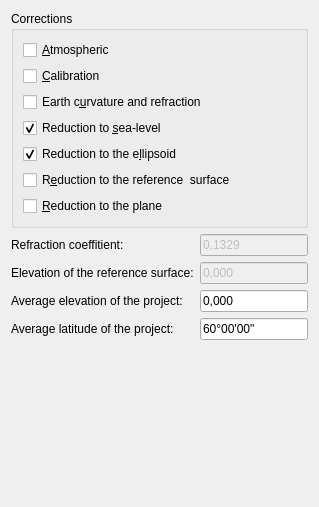
       <widget class="QWidget" name="correctionsTab">
        <attribute name="title">
         <string>Corrections</string>
        </attribute>
        <layout class="QVBoxLayout" name="verticalLayout_8">
         <item>
          <widget class="QGroupBox" name="correctionsGroupBox">
           <property name="title">
            <string>Corrections</string>
           </property>
           <property name="checkable">
            <bool>false</bool>
           </property>
           <layout class="QVBoxLayout" name="verticalLayout_7">
            <item>
             <widget class="QCheckBox" name="atmosphericCheckBox">
              <property name="text">
               <string>&amp;Atmospheric</string>
              </property>
             </widget>
            </item>
            <item>
             <widget class="QCheckBox" name="calibrationCheckBox">
              <property name="text">
               <string>&amp;Calibration</string>
              </property>
             </widget>
            </item>
            <item>
             <widget class="QCheckBox" name="refractionCheckBox">
              <property name="text">
               <string>Earth c&amp;urvature and refraction</string>
              </property>
             </widget>
            </item>
            <item>
             <widget class="QCheckBox" name="seaLevelReductionCheckBox">
              <property name="text">
               <string>Reduction to &amp;sea-level</string>
              </property>
              <property name="checked">
               <bool>true</bool>
              </property>
             </widget>
            </item>
            <item>
             <widget class="QCheckBox" name="ellipsoidReductionCheckBox">
              <property name="text">
               <string>Reduction to the e&amp;llipsoid</string>
              </property>
              <property name="checked">
               <bool>true</bool>
              </property>
             </widget>
            </item>
            <item>
             <widget class="QCheckBox" name="referenceSurfaceReductionCheckBox">
              <property name="text">
               <string>R&amp;eduction to the reference  surface</string>
              </property>
             </widget>
            </item>
            <item>
             <widget class="QCheckBox" name="planeReductionCheckBox">
              <property name="text">
               <string>&amp;Reduction to the plane</string>
              </property>
              <property name="checked">
               <bool>false</bool>
              </property>
             </widget>
            </item>
           </layout>
          </widget>
         </item>
         <item>
          <layout class="QGridLayout" name="gridLayout">
           <item row="0" column="0">
            <widget class="QLabel" name="refractionCoeffitientLabel">
             <property name="text">
              <string>Refraction coeffitient:</string>
             </property>
            </widget>
           </item>
           <item row="0" column="1">
            <widget class="QLineEdit" name="refractionCoeffitientLineEdit">
             <property name="enabled">
              <bool>false</bool>
             </property>
             <property name="text">
              <string>0,1329</string>
             </property>
            </widget>
           </item>
           <item row="1" column="0">
            <widget class="QLabel" name="referenceSurfaseElevationLabel">
             <property name="text">
              <string>Elevation of the reference surface:</string>
             </property>
            </widget>
           </item>
           <item row="1" column="1">
            <widget class="QLineEdit" name="referenceSurfaseElevationLineEdit">
             <property name="enabled">
              <bool>false</bool>
             </property>
             <property name="text">
              <string>0,000</string>
             </property>
            </widget>
           </item>
           <item row="2" column="0">
            <widget class="QLabel" name="averageElevationLabel">
             <property name="text">
              <string>Average elevation of the project:</string>
             </property>
            </widget>
           </item>
           <item row="2" column="1">
            <widget class="QLineEdit" name="averageElevationLineEdit">
             <property name="text">
              <string>0,000</string>
             </property>
            </widget>
           </item>
           <item row="3" column="0">
            <widget class="QLabel" name="averageLatitudeLabel">
             <property name="text">
              <string>Average latitude of the project:</string>
             </property>
            </widget>
           </item>
           <item row="3" column="1">
            <widget class="QLineEdit" name="averageLatitudeLineEdit">
             <property name="text">
              <string>60°00'00&quot;</string>
             </property>
            </widget>
           </item>
          </layout>
         </item>
         <item>
          <spacer name="verticalSpacer_3">
           <property name="orientation">
            <enum>Qt::Vertical</enum>
           </property>
           <property name="sizeHint" stdset="0">
            <size>
             <width>20</width>
             <height>156</height>
            </size>
           </property>
          </spacer>
         </item>
        </layout>
       </widget>
